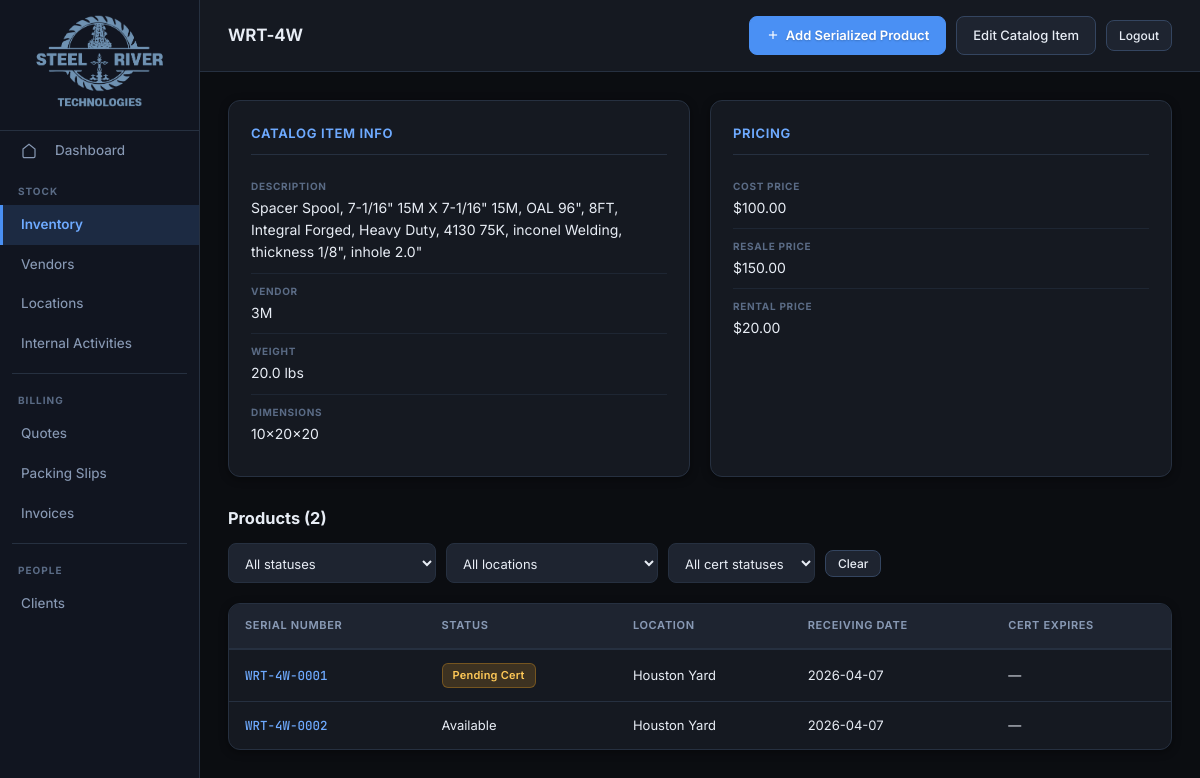
The page /inventory/part-number/WRT-4W on the database as committed earlier.
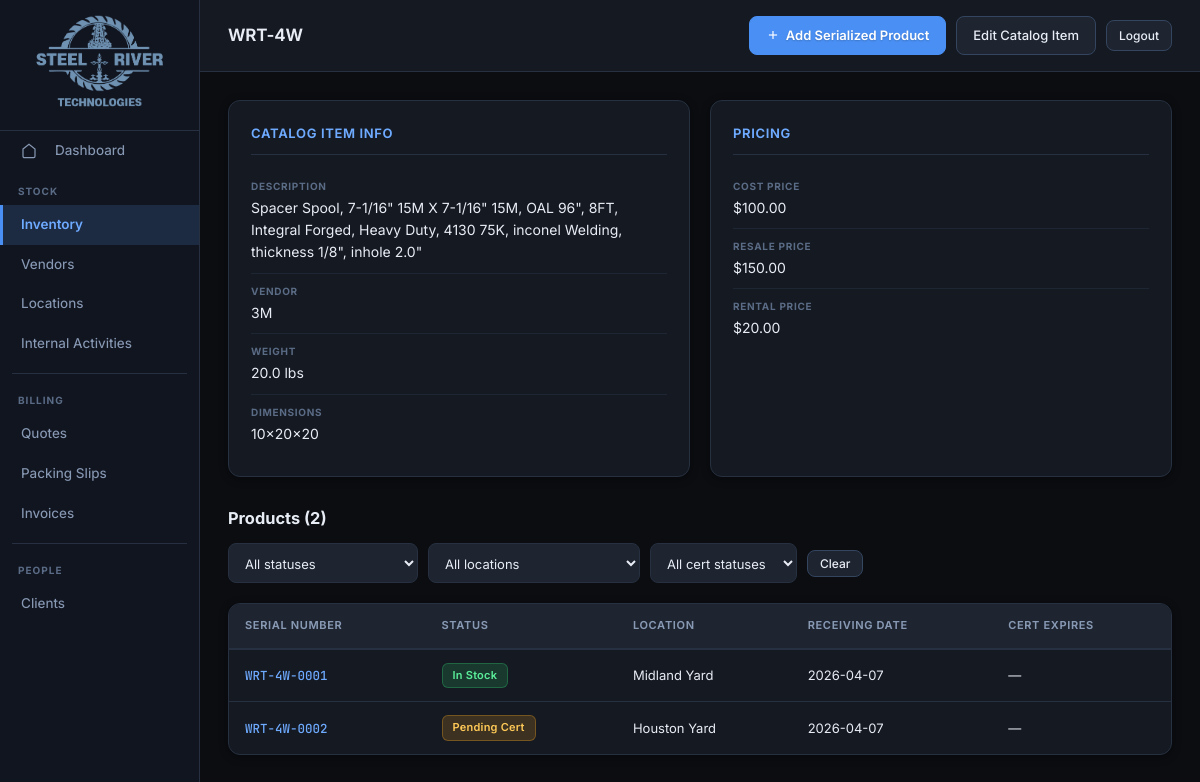
The same page on the database as committed later.
### tables this page shows
CREATE TABLE "Product" (
            serial_number TEXT PRIMARY KEY,
            parts_number TEXT NOT NULL,
            status TEXT,
            location TEXT,
            receiving_date TEXT,
            certification_expiration_date TEXT, mtr_filename TEXT, drawing_filename TEXT, created_by TEXT, created_at TEXT, modified_by TEXT, modified_at TEXT);

### app/routes/inventory.py (the view)
@router.get("/part-number/{parts_number}", response_class=HTMLResponse)
def partnumber_detail(request: Request, parts_number: str):
    db = get_db()
    partnumber = db.execute(
        """SELECT pn.*, v.name as vendor_name
           FROM PartNumber pn
           LEFT JOIN Vendor v ON pn.vendor_name = v.name
           WHERE pn.parts_number=?""",
        (parts_number,),
    ).fetchone()
    products = db.execute(
        """SELECT p.*,
           (SELECT COUNT(*) FROM Transaction_External_Items WHERE parts_number = p.serial_number) as txn_count
           FROM Product p
           WHERE p.parts_number = ?
           ORDER BY p.serial_number""",
        (parts_number,),
    ).fetchall()
    vendors = db.execute("SELECT * FROM Vendor ORDER BY name").fetchall()
    locations = db.execute("SELECT * FROM Location ORDER BY name").fetchall()
    db.close()
    from datetime import date, timedelta
    today_str = date.today().isoformat()
    today_30_str = (date.today() + timedelta(days=30)).isoformat()
    return templates.TemplateResponse(
        "inventory/partnumber_detail.html",
        {
            "request": request,
            "partnumber": partnumber,
            "products": products,
            "vendors": vendors,
            "locations": locations,
            "status_options": get_status_options(),
            "today": today_str,
            "today_30": today_30_str,
        },
    )

### app/templates/inventory/partnumber_detail.html (shortened to what the changed rows need)
{% extends "base.html" %}
{% set active = "inventory" %}
{% block content %}
{% if products %}
<div class="table-wrap">
<table>
  <thead>
    <tr>
      <th>Serial Number</th>
      <th>Status</th>
      <th>Location</th>
      <th>Receiving Date</th>
      <th>Cert Expires</th>
    </tr>
  </thead>
  <tbody id="products-table-body">
    {% for p in products %}
    <tr data-status="{{ p.status }}" data-location="{{ p.location }}" data-cert="{% if p.certification_expiration_date %}{% if p.certification_expiration_date < today %}expired{% elif p.certification_expiration_date < today_30 %}expiring{% else %}yes{% endif %}{% else %}no{% endif %}" data-has-cert="{% if p.certification_expiration_date %}yes{% else %}no{% endif %}">
      <td><a href="/inventory/product/{{ p.serial_number }}" class="doc-num">{{ p.serial_number }}</a></td>
      <td>
        {% set s = p.status or "" %}
        {% if s == "In Stock" %}<span class="badge badge-available">{{ s }}</span>
        {% elif s == "Pending Cert" %}<span class="badge badge-pending">{{ s }}</span>
        {% elif s == "On Rent" %}<span class="badge badge-on-rent">{{ s }}</span>
        {% elif s == "Sold" %}<span class="badge badge-sold">{{ s }}</span>
        {% elif s == "Damaged" %}<span class="badge badge-damaged">{{ s }}</span>
        {% elif s == "In Repair" %}<span class="badge badge-in-repair">{{ s }}</span>
        {% elif s == "Retired / Decommissioned" %}<span class="badge badge-retired">{{ s }}</span>
        {% elif s == "Lost" %}<span class="badge badge-lost">{{ s }}</span>
        {% elif s == "Inbound in Transit" %}<span class="badge" style="background:#1a5f7a;color:#fff;">{{ s }}</span>
        {% elif s == "Processing / Fulfillment" %}<span class="badge" style="background:#7a1a5f;color:#fff;">{{ s }}</span>
        {% else %}{{ s }}{% endif %}
      </td>
      <td>{{ p.location or "—" }}</td>
      <td>{{ p.receiving_date or "—" }}</td>
      <td>
        {% if p.certification_expiration_date %}
          {{ p.certification_expiration_date }}
          {% if p.certification_expiration_date < today %}
            <span class="badge" style="background:#3d1a1a;color:#e05050;">Expired</span>
          {% elif p.certification_expiration_date < today_30 %}
            <span class="badge" style="background:#3d2e14;color:#c8902a;">Expiring</span>
          {% endif %}
        {% else %}
          —
        {% endif %}
      </td>
    </tr>
    {% endfor %}
  </tbody>
</table>
</div>
{% else %}
<div class="empty-state">
  No products under this catalog item yet.
  <a href="/inventory/product/new?parts_number={{ partnumber.parts_number }}" style="color:var(--accent)">Add one →</a>
</div>
{% endif %}
{% endblock %}

Rows that differ between the two databases and show on the page:
changed Product "WRT-4W-0001": location "Houston Yard" → "Midland Yard"; status "Pending Cert" → "In Stock"
changed Product "Houston Yard": status "Available" → "Pending Cert"
